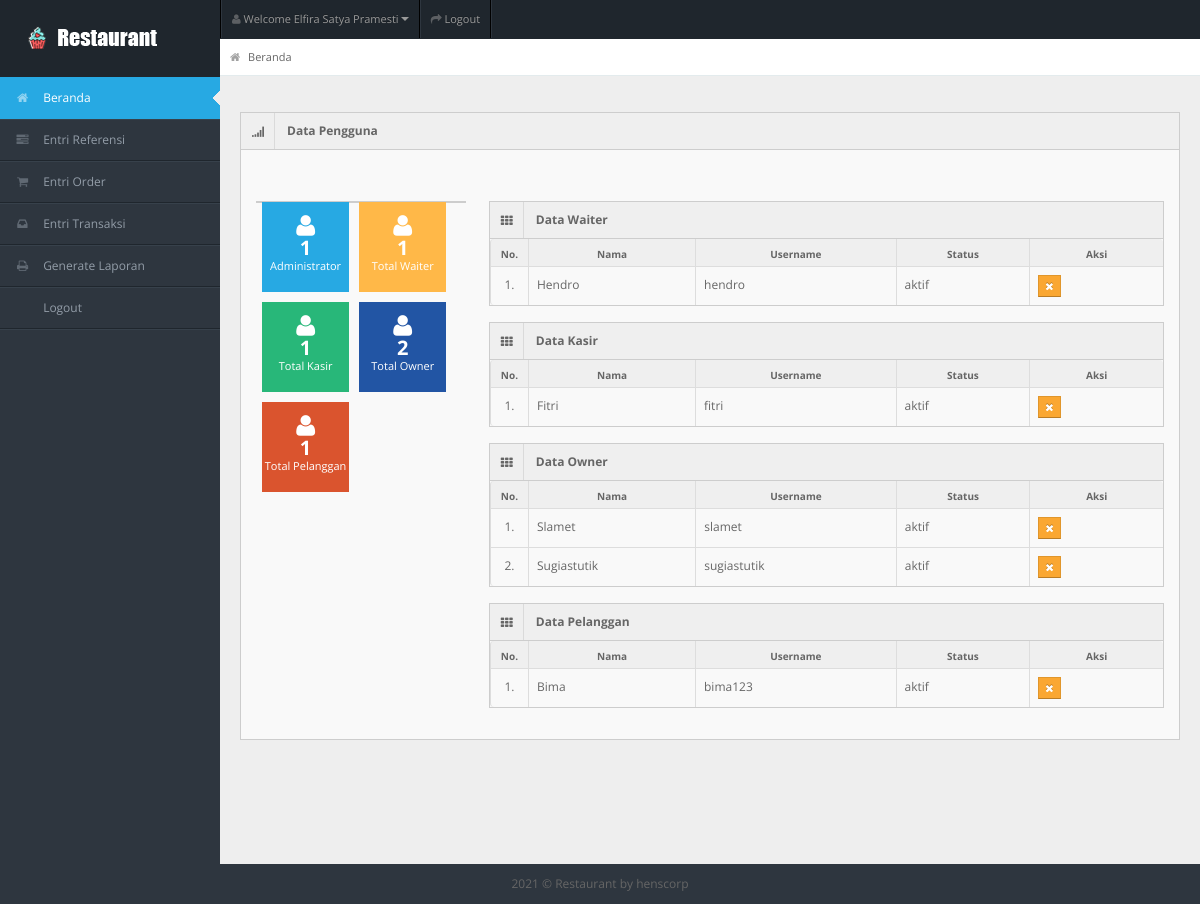
Page /beranda.php (signed in) on the committed database.
### tables this page shows
CREATE TABLE `tb_user` (
  `id_user` int(11) NOT NULL,
  `username` varchar(150) NOT NULL,
  `password` varchar(150) NOT NULL,
  `nama_user` varchar(150) NOT NULL,
  `id_level` int(11) NOT NULL,
  `status` varchar(150) NOT NULL
);

### beranda.php (the view, shortened to what this page needs)
<?php
include "connection/koneksi.php";
$id = $_SESSION['id_user'];
if(isset ($_SESSION['username'])){
  $query = "select * from tb_user natural join tb_level where id_user = $id";
  mysqli_query($conn, $query);
  $sql = mysqli_query($conn, $query);
  $query_jml_adm = "select count(*) AS jumlah_adm from tb_user natural join tb_level where id_level = 1 and status = 'aktif'";
  $sql_jml_adm = mysqli_query($conn, $query_jml_adm);
  $result_adm = mysqli_fetch_array($sql_jml_adm);
  $query_jml_wtr = "select count(*) AS jumlah_wtr from tb_user natural join tb_level where id_level = 2 and status = 'aktif'";
  $sql_jml_wtr = mysqli_query($conn, $query_jml_wtr);
  $result_wtr = mysqli_fetch_array($sql_jml_wtr);
  $query_jml_ksr = "select count(*) AS jumlah_ksr from tb_user natural join tb_level where id_level = 3 and status = 'aktif'";
  $sql_jml_ksr = mysqli_query($conn, $query_jml_ksr);
  $result_ksr = mysqli_fetch_array($sql_jml_ksr);
  $query_jml_own = "select count(*) AS jumlah_own from tb_user natural join tb_level where id_level = 4 and status = 'aktif'";
  $sql_jml_own = mysqli_query($conn, $query_jml_own);
  $result_own = mysqli_fetch_array($sql_jml_own);
  $query_jml_plg = "select count(*) AS jumlah_plg from tb_user natural join tb_level where id_level = 5 and status = 'aktif'";
  $sql_jml_plg = mysqli_query($conn, $query_jml_plg);
  $result_plg = mysqli_fetch_array($sql_jml_plg);
  while($r = mysqli_fetch_array($sql)){
?>
<!DOCTYPE html>
<html lang="en">
<head>
<link rel="stylesheet" href="template/dashboard/css/bootstrap.min.css" />
<link rel="stylesheet" href="template/dashboard/css/bootstrap-responsive.min.css" />
<link rel="stylesheet" href="template/dashboard/css/fullcalendar.css" />
<link rel="stylesheet" href="template/dashboard/css/matrix-style.css" />
<link rel="stylesheet" href="template/dashboard/css/matrix-media.css" />
<link href="template/dashboard/font-awesome/css/font-awesome.css" rel="stylesheet" />
<link rel="stylesheet" href="template/dashboard/css/jquery.gritter.css" />
</head>
<body>
<div id="header">
  <h1><a href="dashboard.php">Beranda</a></h1>
</div>
<div id="user-nav" class="navbar navbar-inverse">
  <ul class="nav">
    <li  class="dropdown" id="profile-messages" ><a title="" href="#" data-toggle="dropdown" data-target="#profile-messages" class="dropdown-toggle"><i class="icon icon-user"></i>  <span class="text">Welcome <?php echo $r['nama_user'];?></span><b class="caret"></b></a>
    </li>
    <li class=""><a title="" href="logout.php"><i class="icon icon-share-alt"></i> <span class="text">Logout</span></a></li>
  </ul>
</div>
<div id="sidebar"><a href="beranda.php" class="visible-phone"><i class="icon icon-home"></i> Beranda</a>
  <ul>
  <?php
    if($r['id_level'] == 1){
  ?>
    <li class="active"><a href="beranda.php"><i class="icon icon-home"></i> <span>Beranda</span></a> </li>
    <li> <a href="entri_referensi.php"><i class="icon icon-tasks"></i> <span>Entri Referensi</span></a> </li>
    <li> <a href="entri_order.php"><i class="icon icon-shopping-cart"></i> <span>Entri Order</span></a> </li>
    <li> <a href="entri_transaksi.php"><i class="icon icon-inbox"></i> <span>Entri Transaksi</span></a> </li>
    <li> <a href="generate_laporan.php"><i class="icon icon-print"></i> <span>Generate Laporan</span></a> </li>
    <li> <a href="logout.php"><i class="icon icon-sign-out"></i> <span>Logout</span></a> </li>
  <?php
    } else if($r['id_level'] == 2){
  ?>
    <li class="active"><a href="beranda.php"><i class="icon icon-home"></i> <span>Beranda</span></a> </li>
    <li> <a href="entri_order.php"><i class="icon icon-shopping-cart"></i> <span>Entri Order</span></a> </li>
    <li> <a href="generate_laporan.php"><i class="icon icon-print"></i> <span>Generate Laporan</span></a> </li>
    <li> <a href="logout.php"><i class="icon icon-sign-out"></i> <span>Logout</span></a> </li>
  <?php
    } else if($r['id_level'] == 3){
  ?>
    <li class="active"><a href="beranda.php"><i class="icon icon-home"></i> <span>Beranda</span></a> </li>
    <li> <a href="entri_transaksi.php"><i class="icon icon-inbox"></i> <span>Entri Transaksi</span></a> </li>
    <li> <a href="generate_laporan.php"><i class="icon icon-print"></i> <span>Generate Laporan</span></a> </li>
    <li> <a href="logout.php"><i class="icon icon-sign-out"></i> <span>Logout</span></a> </li>
  <?php
    } else if($r['id_level'] == 4){
  ?>
    <li class="active"><a href="beranda.php"><i class="icon icon-home"></i> <span>Beranda</span></a> </li>
    <li> <a href="generate_laporan.php"><i class="icon icon-print"></i> <span>Generate Laporan</span></a> </li>
    <li> <a href="logout.php"><i class="icon icon-sign-out"></i> <span>Logout</span></a> </li>
  <?php
    } else if($r['id_level'] == 5){
  ?>
    <li class="active"><a href="beranda.php"><i class="icon icon-home"></i> <span>Beranda</span></a> </li>
    <li> <a href="entri_order.php"><i class="icon icon-shopping-cart"></i> <span>Entri Order</span></a> </li>
    <li> <a href="logout.php"><i class="icon icon-sign-out"></i> <span>Logout</span></a> </li>
  <?php
    }
  ?>
  </ul>
</div>
<div id="content">
  <div id="content-header">
    <div id="breadcrumb"> <a href="beranda.php" title="Go to Home" class="tip-bottom"><i class="icon-home"></i> Beranda</a></div>
  </div>
  <div class="container-fluid">
    <div class="row-fluid">
    <?php
      if($r['id_level'] == 1 || $r['id_level'] == 2 || $r['id_level'] == 3){
    ?>
      <div class="widget-box">
        <div class="widget-title bg_lg"><span class="icon"><i class="icon-signal"></i></span>
          <h5>Data Pengguna</h5>
        </div>
        <div class="widget-content" >
          <div class="row-fluid">
            <div class="span3">
              <div class="widget-box">
                <div class="widget-content nopadding">
                  <ul class="site-stats quick-actions">
                    <li class="bg_lb"><i class="icon-user"></i> <strong><?php echo $result_adm['jumlah_adm']; ?></strong> <small>Administrator</small></li>
                    <li class="bg_ly"><i class="icon-user"></i> <strong><?php echo $result_wtr['jumlah_wtr']; ?></strong> <small>Total Waiter</small></li>
                    <li class="bg_lg"><i class="icon-user"></i> <strong><?php echo $result_ksr['jumlah_ksr']; ?></strong> <small>Total Kasir</small></li>
                    <li class="bg_ls"><i class="icon-user"></i> <strong><?php echo $result_own['jumlah_own']; ?></strong> <small>Total Owner</small></li>
                    <li class="bg_lo"><i class="icon-user"></i> <strong><?php echo $result_plg['jumlah_plg']; ?></strong> <small>Total Pelanggan</small></li>
                  </ul>
                </div>
              </div>
            </div>
            <div class="span9">
              <div class="widget-box">
                <?php
                  $query_data_wtr = "select * from tb_user where id_level = 2";
                  $sql_data_wtr = mysqli_query($conn, $query_data_wtr);
                  $no = 1;
                ?>
                <div class="widget-title"> <span class="icon"> <i class="icon-th"></i> </span>
                  <h5>Data Waiter</h5>
                </div>
                <div class="widget-content nopadding">
                  <table class="table table-bordered" style="width: 100%">
                    <thead>
                      <tr>
                        <th style="width:5%">No.</th>
                        <th style="width:25%">Nama</th>
                        <th style="width:30%">Username</th>
                        <th style="width:20%">Status</th>
                        <th style="width:20%">Aksi</th>
                      </tr>
                    </thead>
                    <tbody>
                      <?php
                        while($r_dt_wtr = mysqli_fetch_array($sql_data_wtr)){
                      ?>
                        <tr class="odd gradeX">
                          <td><center><?php echo $no++; ?>.</center></td>
                          <td><?php echo $r_dt_wtr['nama_user']; ?></td>
                          <td><?php echo $r_dt_wtr['username']; ?></td>
                          <td><?php echo $r_dt_wtr['status']; ?></td>
                          <td>
                            <form action="" method="post">
                            <?php
                              if($r_dt_wtr['status'] == 'aktif'){
                            ?>
                                <button name="unvalidasi" value="<?php echo $r_dt_wtr['id_user']; ?>" class="btn btn-warning btn-mini">
                                  <i class='icon icon-remove'></i>
                                </button>
                            <?php
                              }
                            ?>
                            </form>
                          </td>
                        </tr>
                      <?php
                        }
                      ?>
                    </tbody>
                  </table>
                </div>
              </div>
              <div class="widget-box">
                <?php
                  $query_data_ksr = "select * from tb_user where id_level = 3";
                  $sql_data_ksr = mysqli_query($conn, $query_data_ksr);
                  $no_ksr = 1;
                ?>
                <div class="widget-title"> <span class="icon"> <i class="icon-th"></i> </span>
                  <h5>Data Kasir</h5>
                </div>
                <div class="widget-content nopadding">
                  <table class="table table-bordered table-striped " style="width: 100%">
                    <thead>
                      <tr>
                        <th style="width:5%">No.</th>
                        <th style="width:25%">Nama</th>
                        <th style="width:30%">Username</th>
                        <th style="width:20%">Status</th>
                        <th style="width:20%">Aksi</th>
                      </tr>
                    </thead>
                    <tbody>
                      <?php
                        while($r_dt_ksr = mysqli_fetch_array($sql_data_ksr)){
                      ?>
                        <tr class="odd gradeX">
                          <td><center><?php echo $no_ksr++; ?>.</center></td>
                          <td><?php echo $r_dt_ksr['nama_user']; ?></td>
                          <td><?php echo $r_dt_ksr['username']; ?></td>
                          <td><?php echo $r_dt_ksr['status']; ?></td>
                          <td>
                            <form action="" method="post">
                            <?php
                              if($r_dt_ksr['status'] == 'aktif'){
                            ?>
                                <button name="unvalidasi" value="<?php echo $r_dt_ksr['id_user']; ?>" class="btn btn-warning btn-mini">
                                  <i class='icon icon-remove'></i>
                                </button>
                            <?php
                              }
                            ?>
                            </form>
                          </td>
                        </tr>
                      <?php
                        }
                      ?>
                    </tbody>
                  </table>
                </div>
              </div>
              <div class="widget-box">
                <?php
                  $query_data_own = "select * from tb_user where id_level = 4";
                  $sql_data_own = mysqli_query($conn, $query_data_own);
                  $no_own = 1;
                ?>
                <div class="widget-title"> <span class="icon"> <i class="icon-th"></i> </span>
                  <h5>Data Owner</h5>
                </div>
                <div class="widget-content nopadding">
                  <table class="table table-bordered table-striped" style="width: 100%">
                    <thead>
                      <tr>
                        <th style="width:5%">No.</th>
                        <th style="width:25%">Nama</th>
                        <th style="width:30%">Username</th>
                        <th style="width:20%">Status</th>
                        <th style="width:20%">Aksi</th>
                      </tr>
                    </thead>
                    <tbody>
                      <?php
                        while($r_dt_own = mysqli_fetch_array($sql_data_own)){
                      ?>
                        <tr class="odd gradeX">
                          <td><center><?php echo $no_own++; ?>.</center></td>
                          <td><?php echo $r_dt_own['nama_user']; ?></td>
                          <td><?php echo $r_dt_own['username']; ?></td>
                          <td><?php echo $r_dt_own['status']; ?></td>
                          <td>
                            <form action="" method="post">
                            <?php
                              if($r_dt_own['status'] == 'aktif'){
                            ?>
                                <button name="unvalidasi" value="<?php echo $r_dt_own['id_user']; ?>" class="btn btn-warning btn-mini">
                                  <i class='icon icon-remove'></i>
                                </button>
                            <?php
                              }
                            ?>
                            </form>
                          </td>
                        </tr>
                      <?php
                        }
                      ?>
                    </tbody>
                  </table>
                </div>
              </div>
              <div class="widget-box">
                <?php
                  $query_data_plg = "select * from tb_user where id_level = 5";
                  $sql_data_plg = mysqli_query($conn, $query_data_plg);
                  $no_plg = 1;
                ?>
                <div class="widget-title"> <span class="icon"> <i class="icon-th"></i> </span>
                  <h5>Data Pelanggan</h5>
                </div>
                <div class="widget-content nopadding">
                  <table class="table table-bordered table-striped" style="width: 100%">
                    <thead>
                      <tr>
                        <th style="width:5%">No.</th>
                        <th style="width:25%">Nama</th>
                        <th style="width:30%">Username</th>
                        <th style="width:20%">Status</th>
                        <th style="width:20%">Aksi</th>
                      </tr>
                    </thead>
                    <tbody>
                      <?php
                        while($r_dt_plg = mysqli_fetch_array($sql_data_plg)){
                      ?>
                        <tr class="odd gradeX">
                          <td><center><?php echo $no_plg++; ?>.</center></td>
                          <td><?php echo $r_dt_plg['nama_user']; ?></td>
                          <td><?php echo $r_dt_plg['username']; ?></td>
                          <td><?php echo $r_dt_plg['status']; ?></td>
                          <td>
                            <form action="" method="post">
                            <?php
                              if($r_dt_plg['status'] == 'aktif'){
                            ?>
                                <button name="unvalidasi" value="<?php echo $r_dt_plg['id_user']; ?>" class="btn btn-warning btn-mini">
                                  <i class='icon icon-remove'></i>
                                </button>
                            <?php
                              }
                            ?>
                            </form>
                          </td>
                        </tr>
                      <?php
                        }
                      ?>
                    </tbody>
                  </table>
                </div>
              </div>
            </div>
          </div>
        </div>
      </div>
      <?php
        }
      ?>
    </div>
  </div>
</div>
<div class="row-fluid">
  <div id="footer" class="span12"> <?php echo date('Y'); ?> &copy; Restaurant <a href="#">by henscorp</a> </div>
</div>
</body>
</html>
<?php
  }
} else {
  header('location: logout.php');
}
?>

### rows in the picture
tb_user: nama_user "Elfira Satya Pramesti", jumlah_adm "1", jumlah_wtr "1", jumlah_ksr "1", jumlah_own "2", jumlah_plg "1"
tb_user: nama_user "Hendro", username "hendro", status "aktif", $r_dt_wtr['id_user'] 6 (drawn)
tb_user: nama_user "Fitri", username "fitri", status "aktif", $r_dt_ksr['id_user'] 7 (drawn)
tb_user: nama_user "Slamet", username "slamet", status "aktif", $r_dt_own['id_user'] 8 (drawn)
tb_user: nama_user "Sugiastutik", username "sugiastutik", status "aktif", $r_dt_own['id_user'] 9 (drawn)
tb_user: nama_user "Bima", username "bima123", status "aktif", $r_dt_plg['id_user'] 15 (drawn)
